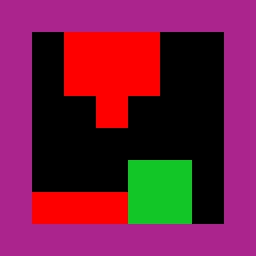

Rendered tile map (Tiled .tmx) drawn with the repository's tilesets; below, a short description and the map source with its tile grids summarised:
An orthogonal 8x8 tile map with 32x32 px tiles, 2 tile layers (Tile Layer 1, Tile Layer 2), 2 tilesets and 1 object.

<map version="1.0" orientation="orthogonal" width="8" height="8" tilewidth="32" tileheight="32">
 <tileset firstgid="1" name="testTiles" tilewidth="32" tileheight="32">
  <image source="../images/testTiles.png" width="32" height="64" />
 </tileset>
 <tileset firstgid="3" name="player" tilewidth="32" tileheight="32">
  <image source="../images/player.png" width="32" height="32" />
 </tileset>
 <layer name="Tile Layer 1" width="8" height="8">
  <data>[64 cells, 35 non-empty, 3 distinct tile ids]</data>
 </layer>
 <layer name="Tile Layer 2" width="8" height="8">
  <data>[64 cells, 7 non-empty, 1 distinct tile ids]</data>
 </layer>
 <objectgroup name="Object Layer 1" width="8" height="8">
  <object gid="1" x="96" y="96" />
 </objectgroup>
</map>
